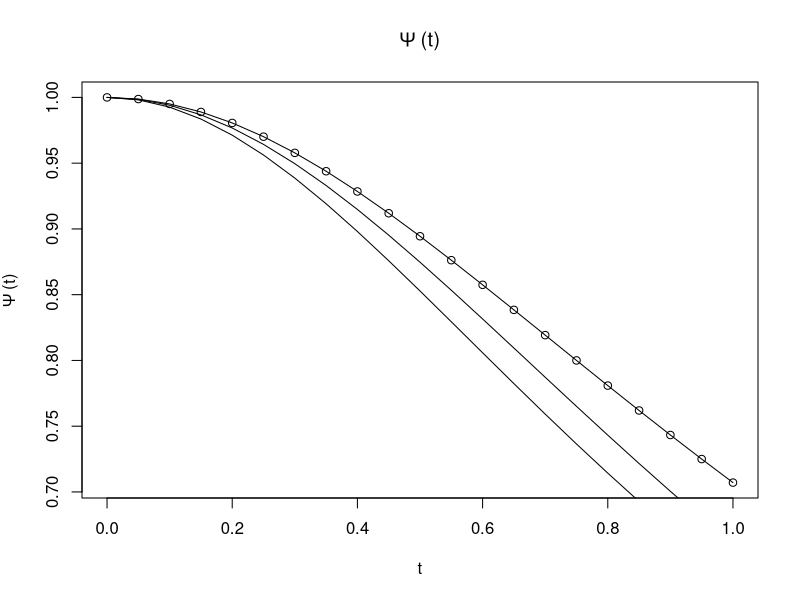
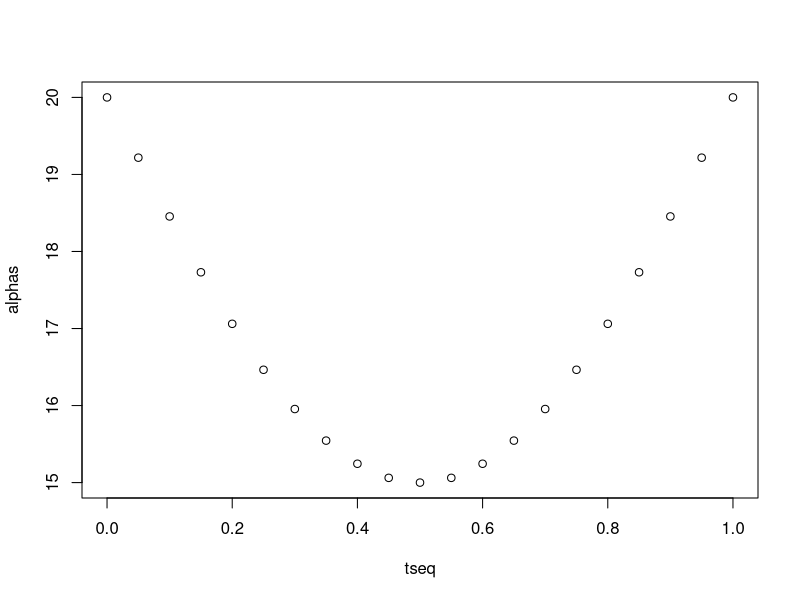
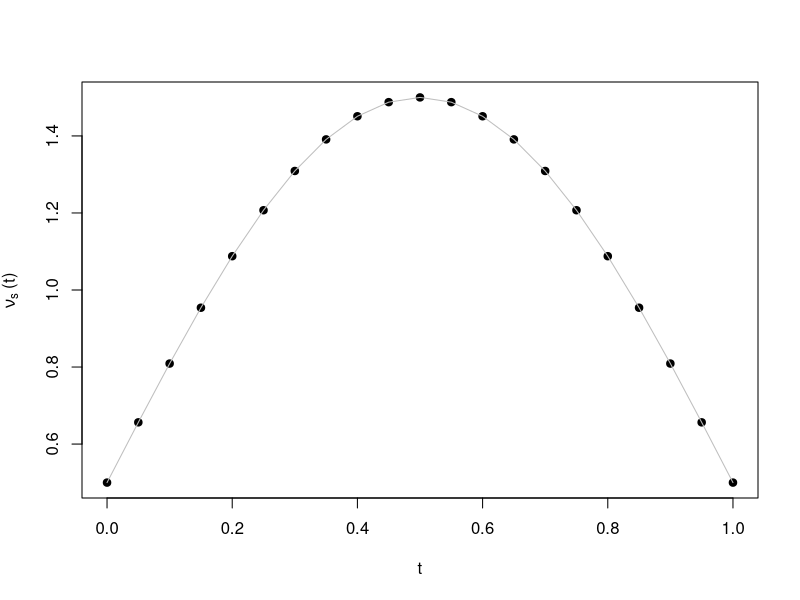
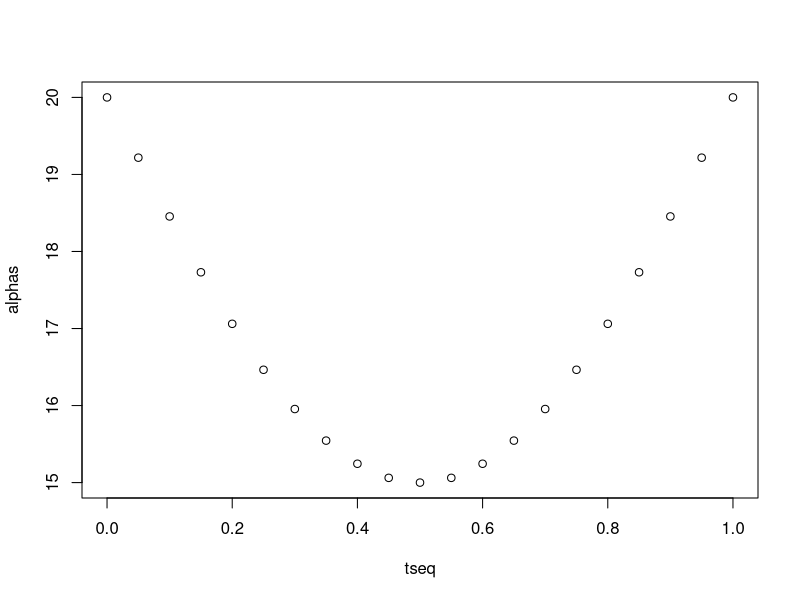
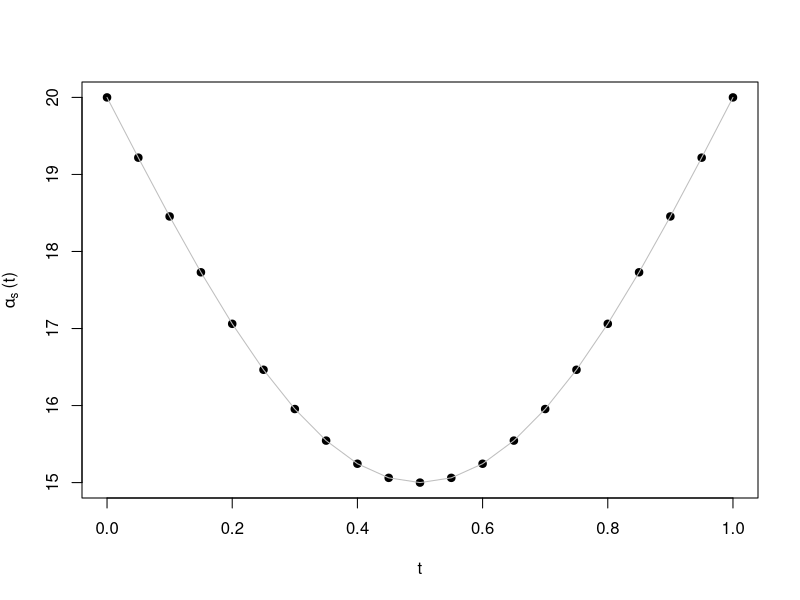
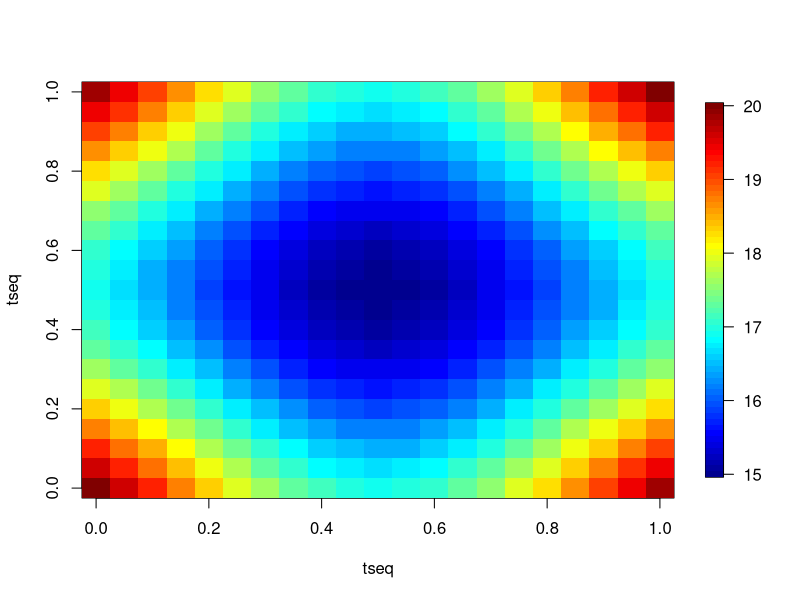
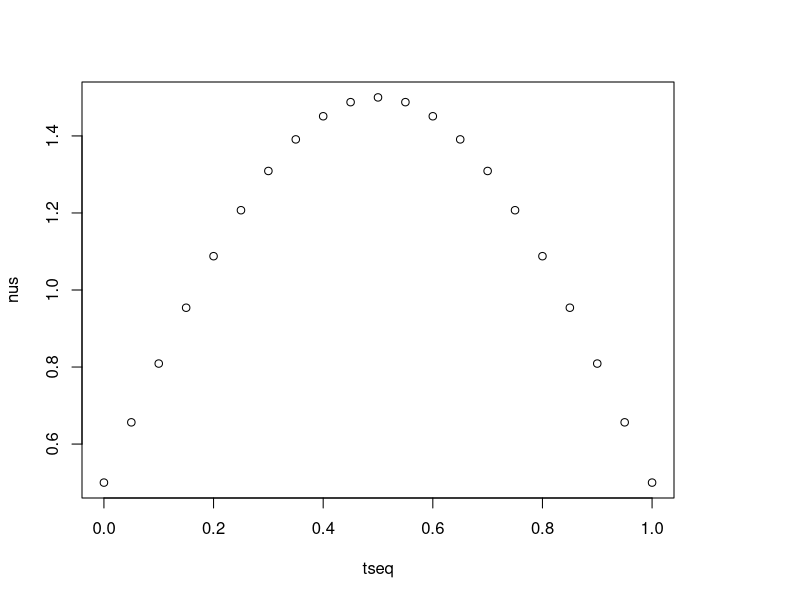
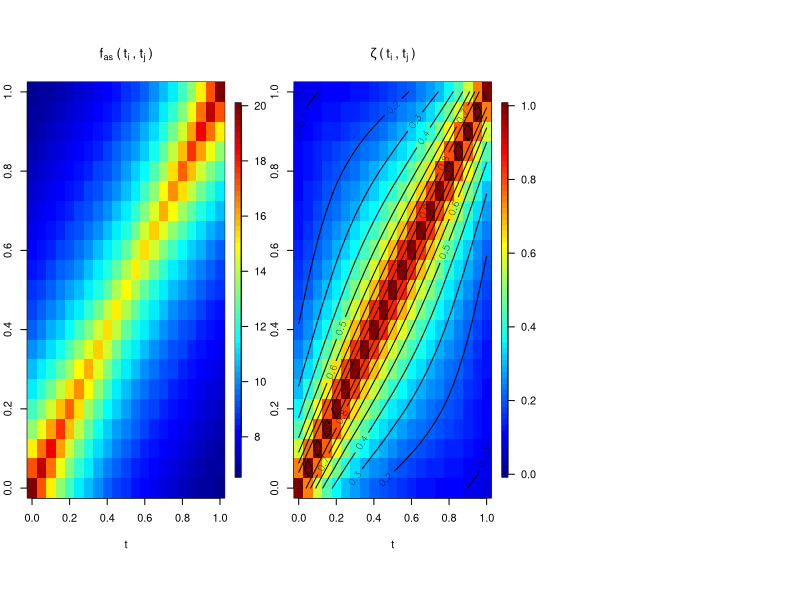

Here is the R script that generated these plots, in order: (Note: this script raises an error after producing the figures.)

######################################################################################
#### Creating function to generate tvarying spatio-temporal covariance function ######
######################################################################################
library(MASS)
library(mvtnorm)
library(fields)
my.matern<-function(h,a,sigma,nu)
{
  h[h==0]<-1e-10
  num1<-(sigma^2)*(2^(1-nu))/gamma(nu)
  num2<-(h*a)^nu
  num3<-besselK(x=(h*a), nu=nu)
  return(num1*num2*num3)
}


######## Parameters #######
nus.init<-0.5 ### Spatial smoothness
nus.max<-1.5    ### Temporal smoothness

#nut.init<-3   #### Temporal smoothness at spatial center
#nut.corn<-0.5  #### Temporal smoothness at spatial corner



as.init<-20 ### spatial range=0.2 (1/5)
as.max<-15  ### spatial range=0.5 (1/2)


mynus.f<-function(t_i,nus.init,nus.max)
{
  temp<-nus.init+(nus.max-nus.init)*sin(t_i*pi/time_limit) 
  return(temp)
}


as<-function(t_i,as.init,as.max)
{
  temp<-as.init+(as.max-as.init)*sin(t_i*pi/time_limit) 
  return(temp)
}




###### First we create a psi function #######
psi<-function(t,a=1,alpha=1,beta=1)
{
  temp<-(a*(t^alpha)+1)^beta
  return(temp)
}


tseq<-seq(0,10,length.out = 100)

time_limit<-1
time_points<-21

tseq<-seq(0,time_limit,length.out = time_points)

#### Plotting psi #####
plot(tseq,1/psi(t=tseq^2,a=1,alpha=1,beta = 0.5),main=bquote(Psi~"(t)"),xlab="t",ylab=bquote(Psi~"(t)"))
lines(tseq,1/psi(t=tseq^2,a=1,alpha=1,beta = 0.5))
lines(tseq,1/psi(t=tseq^2,a=1,alpha=1,beta = 0.6))
lines(tseq,1/psi(t=tseq^2,a=1.5,alpha=1,beta = 0.5))


##### Creating function for f_alphas #######
f_alphas<-function(t,alphas,a=1,alpha=1,beta=1,c.p)
{
  alpha_mean<-c.p
  len<-length(alphas)
  al.creat<-function(a1,a2)
  {
    return(((1/(a1^2))+(1/(a2^2)))/2)
  }
  d2<-outer(alphas,alphas,al.creat)
  tmat<-outer(t,t,function(t1,t2) (abs(t1-t2))^2)
  d1<-psi(t=tmat,a=a,alpha = alpha,beta=beta)/(alpha_mean^2)
  d3<-matrix(psi(t=0,a=a,alpha = alpha,beta=beta)/(alpha_mean^2),nrow=nrow(d1),ncol=ncol(d1))
  return(1/sqrt(d1+d2-d3))
}



alphas<-as(t_i=tseq,as.init = as.init,as.max = as.max)

nus<-mynus.f(t_i=tseq,nus.init=nus.init,nus.max=nus.max)
#nus<-rep(1,times=time_points)
#mean(alphas)
plot(tseq,alphas)
plot(tseq,nus,xlab="t",ylab=bquote(nu[s]~"(t)"),pch=19)
lines(tseq,nus,col="grey")


plot(tseq,alphas)
plot(tseq,alphas,xlab="t",ylab=bquote(alpha[s]~"(t)"),pch=19)
lines(tseq,alphas,col="grey")



myfas<-f_alphas(t=tseq,alphas = alphas,a=0.01,alpha=0.5,beta=1,c.p=mean(alphas))
image.plot(tseq,tseq,myfas)


zeta<-function(t,nus,alphas,a=0.001,alpha=0.9,beta=0.5,d=2,beta2=0.5,c.p)
{
  n2<-outer(nus,nus,function(a,b) gamma((a+b)/2))
  f<-(f_alphas(t=t,alphas = alphas,a=a,alpha=alpha,beta=beta,c.p = c.p))
  n1<-f^d
  dig<-(diag(f))^(d/2)
  #d1<-dig%*%dig
  d1<-outer(dig,dig,function(a,b) a*b)
  d2<-outer(nus,nus,function(a,b) sqrt(gamma(a)*gamma(b)))
  #n2<-outer(alphas,alphas,function(a,b) ((1/a)^(d/4))+((1/b)^(d/4)))
  #d2<-(f_alphas(t=t,alphas = alphas,a=a,alpha=alpha,beta=beta))^(d/2)
  tmat<-outer(t,t,function(t1,t2) (abs(t1-t2))^2)
  d3<-psi(t=tmat,a=a,alpha = alpha,beta=beta2)
  
  return((n1*n2)/(d1*d2*d3))
}


#nus<-(1+2/(tseq+1))/2

plot(tseq,nus)


par(mfrow=c(1,3))
mya_bern<-10 #0.05
myalpha_bern<-0.6 #0.5
mybeta_bern<-0.8 #0.7
mybeta2_bern<-0.1
myfas<-f_alphas(t=tseq,alphas = alphas,a=mya_bern,alpha=myalpha_bern,beta=mybeta_bern,c.p=mean(alphas))
image.plot(tseq,tseq,myfas,xlab="t",ylab="t",main=bquote(f[as]~"("~t[i]~","~t[j]~")"))

myzeta<-zeta(t=tseq,nus = nus,alphas = alphas,a=mya_bern,alpha=myalpha_bern,beta=mybeta_bern,beta2 = mybeta2_bern,c.p=mean(alphas))
image.plot(tseq,tseq,myzeta,xlab="t",ylab="t",main=bquote(zeta~"("~t[i]~","~t[j]~")"),zlim=c(0,1))
contour(tseq,tseq,myzeta,add=T)
#plot(myzeta[5,5:21])
mynus<-outer(nus,nus,function(a,b) (a+b)/2)
#diag(myzeta)
####### Creating spatial grid #########
spres<-25
x<-y<-seq(0,1,length.out = spres)

grid<-expand.grid(x,y)
par(mfrow=c(1,1))
plot(grid,xlab="x",ylab="y")


##########################################################
##### Creating  spatio-temporal covariance function ######
##########################################################
sl<-length(grid[,1])
tl<-length(tseq)
spcov<-matrix(NA,ncol = sl*tl,nrow=sl*tl)
dist.sp<-rdist(grid)
#system.time(for(i in 1:tl)
#{
 # for(j in 1:tl)
  #{
   # spcov[((i-1)*sl+1):((i-1)*sl+sl),((j-1)*sl+1):((j-1)*sl+sl)]<-myzeta[i,j]*my.matern(h=dist.sp,
    #                                                                                    a=myfas[i,j],
     #                                                                                   nu=mynus[i,j],
      #                                                                                  sigma=1)
#  }
#}
#)



######### Optimized cov computing ##############
uniq.dist<-sort(unique(c(dist.sp)))

##### Unique indexing #####
mat.index<-NULL
for(i in 1:length(uniq.dist))
{
  mat.index[[i]]<-cbind(which(dist.sp==uniq.dist[i],arr.ind = T),i)
}
#cbind(which(dist.sp==uniq.dist[2],arr.ind = T),2)
mat.index<-do.call(rbind,mat.index)
spcov2<-matrix(NA,ncol = sl*tl,nrow=sl*tl)
temp<-matrix(NA,ncol = sl,nrow = sl)


system.time(for(i in 1:tl)
{
  for(j in i:tl)
  {
    tmp1<-myzeta[i,j]*my.matern(h=uniq.dist,
                                a=myfas[i,j],
                                nu=mynus[i,j],
                                sigma=1)
    temp[mat.index[,-3]]<-tmp1[mat.index[,3]]
    spcov2[((i-1)*sl+1):((i-1)*sl+sl),((j-1)*sl+1):((j-1)*sl+sl)]<-spcov2[((j-1)*sl+1):((j-1)*sl+sl),((i-1)*sl+1):((i-1)*sl+sl)]<-temp
  }
}
)

#check<-chol(spcov2)
#rm(check)
library(mvtnorm)
set.seed(123)
nsim<-100
#mysim<-mvrnorm(n=nsim,mu=rep(0,times=sl*tl),Sigma = spcov2)
mysim<-rmvnorm(n=nsim,sigma=spcov2,method="chol")
sim1<-mysim
dim(sim1)

locs<-grid
rm(spcov,spcov2)
par(mfrow=c(5,5),mar=c(2,2,1,1))
key=1
#tseq
for(i in 1:(length(tseq)))
{
  if(i<=(length(tseq)-1))
  {
    quilt.plot(locs,sim1[key,(1+length(locs[,1])*(i-1)):(length(locs[,1])*i)],main=paste("t=",round(tseq[i],2)),nx=spres,ny=spres,zlim=c(min(sim1[key,]),max(sim1[key,])),add.legend = F)
  }
  else
  {
    quilt.plot(locs,sim1[key,(1+length(locs[,1])*(i-1)):(length(locs[,1])*i)],main=paste("t=",round(tseq[i],2)),nx=spres,ny=spres,zlim=c(min(sim1[key,]),max(sim1[key,])))
    
  }
}


r.locs<-sample(1:sl,size = 4)
points(locs[r.locs,],pch="x",cex=1.5)
####### Now plotting the time series ########
for(i in r.locs)
{
  k=i
  plot(tseq,sim1[key,seq(k,(tl-1)*sl+k,by=sl)],type="l",main = paste("location"=round(locs[k,1],2),round(locs[k,2],2)),xlab="time",ylab = "value")
  points(tseq,sim1[key,seq(k,(tl-1)*sl+k,by=sl)],pch=19)
}
#20*400
####### distributing columnwise ########
myspat<-matrix(NA,nrow = sl,ncol = tl)
#emp.temp.cor<-array(NA,dim=c(tl,tl,100))
#for(k in 1:100){
#for(i in 1:tl)
#{
#  myspat[,i]<-sim1[key,((i-1)*sl+1):((i-1)*sl+sl)]
#}
#emp.temp.cor[,,k]<-cor(myspat)
#}
#rm(myspat)
setwd("/Users/qadirga/Documents/Project 4-Spacetime modeling/Revisit/Simulation Study/Revisit2/Revisit 3/case1_2/FInal piece of codes")
save.image("Dataset.RData")


##### Now we divide the dataset into training and testing data #####

### 20 percent testing data ####

#### Last two frames held out for forecasting #####
#### 20 percent locations from the remaning frames are held out for testing (interpolation)
test_l<-length(grid[,1])*0.2
train_l<-length(grid[,1])*0.8
set.seed(123)
rmiss.matrix<-matrix(NA,nrow=test_l,ncol=nsim)
for(i in 1:nsim)
{
  rmiss.matrix[,i]<-sample(1:sl,size = test_l)
}

#### Now dividing test and train data set #####

full.myspat<-array(NA,dim = c(sl,tl,nsim))

for(i in 1:nsim)
{
  for(j in 1:tl)
  {
  full.myspat[,j,i]<-sim1[i,((j-1)*sl+1):((j-1)*sl+sl)]
}
}
par(mfrow=c(5,5))
for(i in 1:tl)
quilt.plot(grid,full.myspat[,i,1],nx=spres,ny=spres,zlim=c(min(full.myspat[,,1]),max(full.myspat[,,1])))

train.locs<-array(NA,dim = c(train_l,2,nsim))
test.locs<-array(NA,dim=c(test_l,2,nsim))
train.myspat<-array(NA,dim = c(train_l,tl-2,nsim))
test.myspat<-array(NA,dim = c(test_l,tl,nsim))
for(i in 1:nsim)
{
  train.locs[,,i]<-as.matrix(grid[-rmiss.matrix[,i],])
  test.locs[,,i]<-as.matrix(grid[rmiss.matrix[,i],])
  train.myspat[,,i]<-full.myspat[-rmiss.matrix[,i],(1:(tl-2)),i]
  test.myspat[,,i]<-full.myspat[rmiss.matrix[,i],,i]
  
}

key<-3
par(mfrow=c(5,5))
for(i in 1:(tl-2))
{quilt.plot(train.locs[,,key],train.myspat[,i,key],zlim=c(min(full.myspat[,,key]),max(full.myspat[,,key])),nx=spres,ny=spres)  
quilt.plot(test.locs[,,key],test.myspat[,i,key],zlim=c(min(full.myspat[,,key]),max(full.myspat[,,key])),nx=spres,ny=spres,add = T)  
}

save.image("simulated_data.RData")



########## Visualizing spatio-temporal fields ######
library(viridis)
pr.time<-character(length = length(tseq))
for(i in 1:length(tseq))
{
  pr.time[i]<-as.character(paste("t=",format(round(tseq[i], 2), nsmall = 2),sep = "" ))
}
vis.data<-data.frame(x=rep(grid$Var1,times=tl),y=rep(grid$Var2,times=tl),z=c(full.myspat[,,1]),time=rep(pr.time,each=sl))
ggplot(vis.data, aes(x=x, y=y,col=z))+geom_point(data = vis.data, aes(x, y, colour = z),pch=19, size=1)+ 
  facet_wrap(~time,ncol=7)+scale_color_viridis(bquote(Z),option = "D")+labs(x=bquote(s[1]),y=bquote(s[2]))+theme(axis.text = element_text(size=7))
